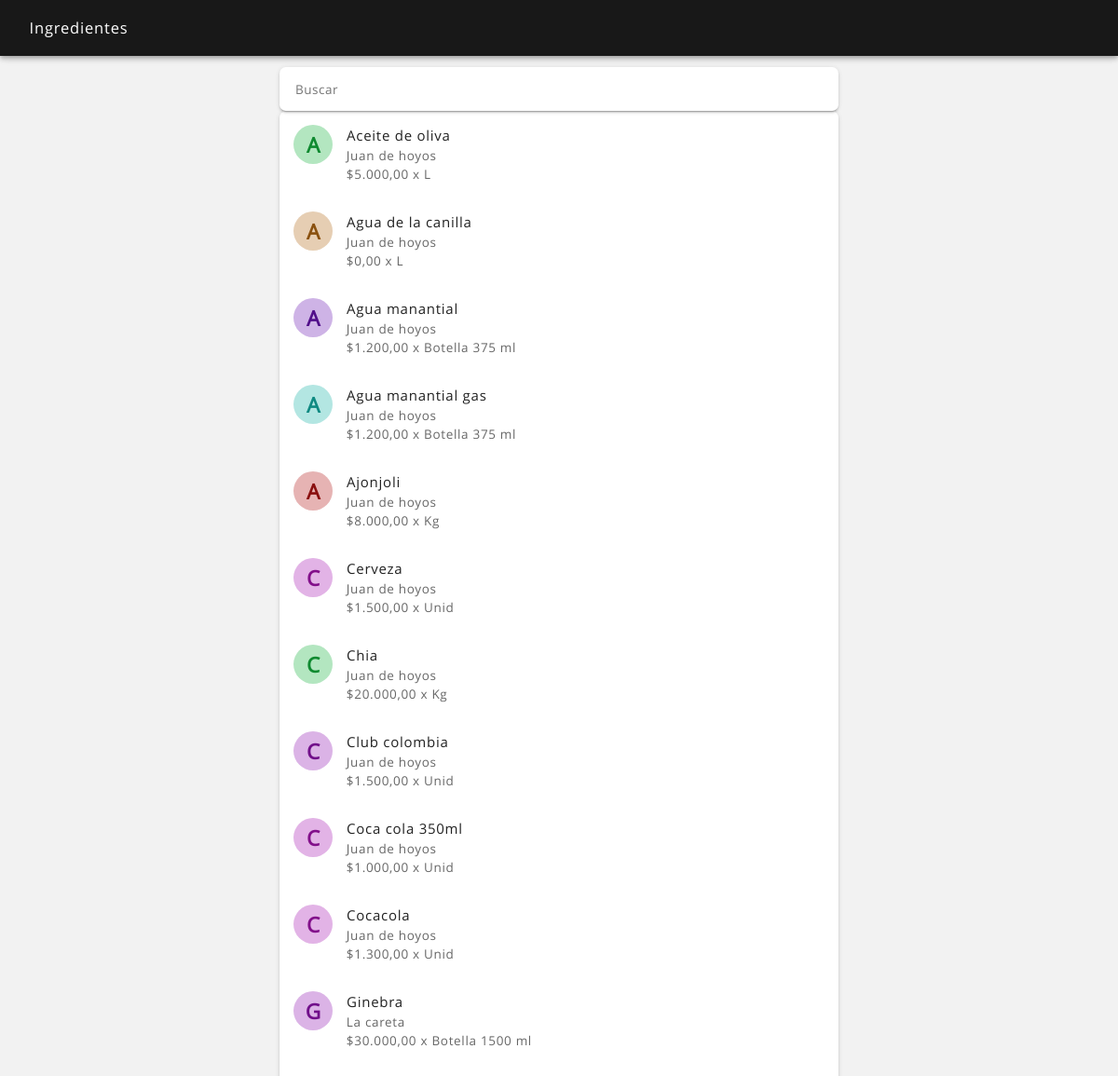
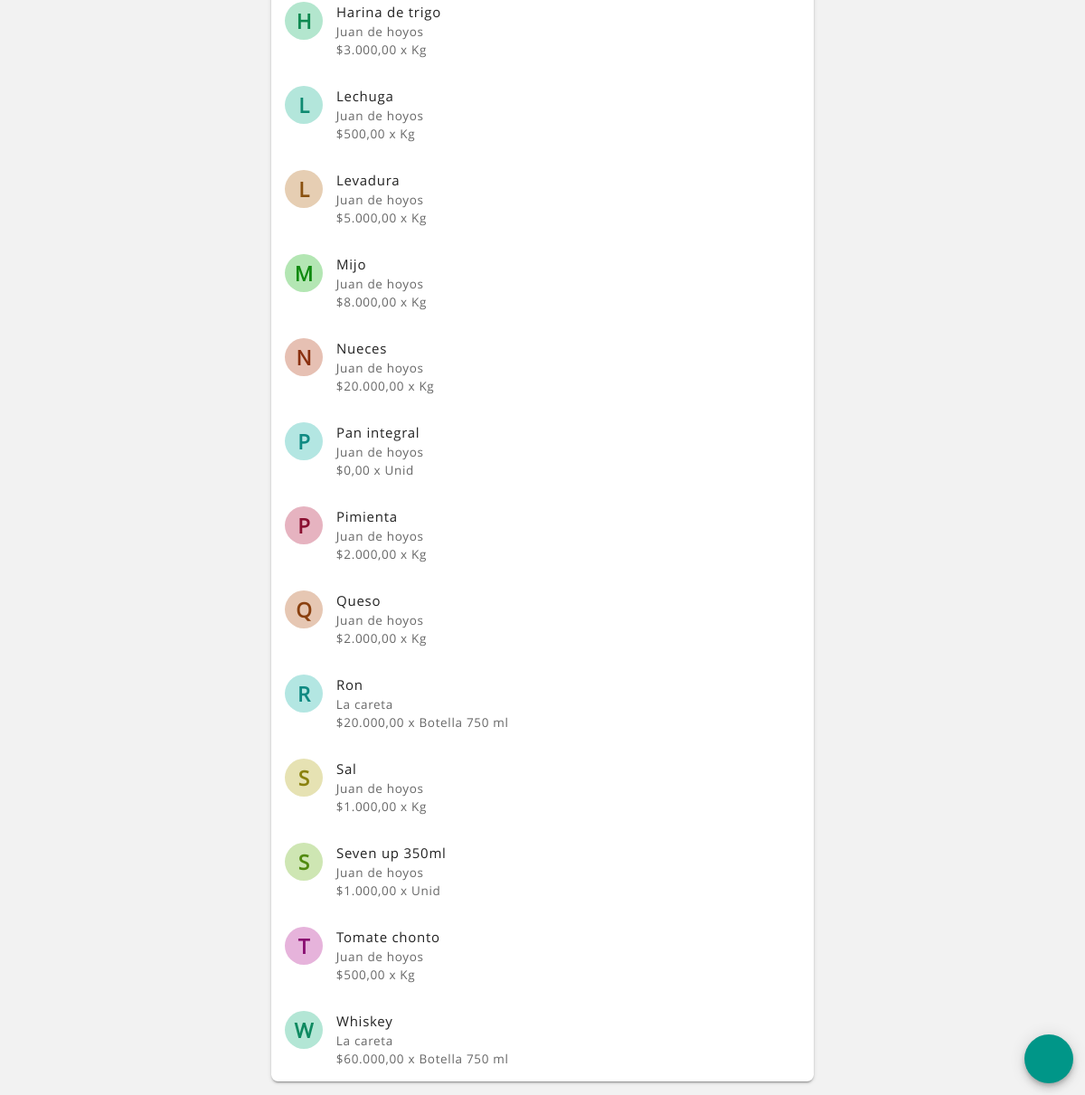
/ingredientes_ver.php (signed in), run on the app's committed database (2 pictures, top to bottom).
### tables this page shows
CREATE TABLE `ingrediente` (
  `ingrediente_id` int(11) NOT NULL,
  `fecha_alta` datetime NOT NULL,
  `fecha_mod` datetime NOT NULL,
  `fecha_baja` datetime NOT NULL,
  `usuario_alta` int(11) NOT NULL,
  `usuario_mod` int(11) NOT NULL,
  `usuario_baja` int(11) NOT NULL,
  `estado` text NOT NULL,
  `ingrediente` text NOT NULL,
  `tipo` text NOT NULL,
  `unidad_minima` text NOT NULL,
  `unidad_compra` text NOT NULL,
  `costo_unidad_minima` text NOT NULL,
  `costo_unidad_compra` text NOT NULL,
  `cantidad_unidad_compra` text NOT NULL,
  `proveedor_id` int(11) NOT NULL,
  `productor_id` text NOT NULL
);

CREATE TABLE `proveedor` (
  `proveedor_id` int(11) NOT NULL,
  `fecha_alta` datetime NOT NULL,
  `fecha_mod` datetime NOT NULL,
  `fecha_baja` datetime NOT NULL,
  `usuario_alta` int(11) NOT NULL,
  `usuario_mod` int(11) NOT NULL,
  `usuario_baja` int(11) NOT NULL,
  `estado` text NOT NULL,
  `proveedor` text NOT NULL,
  `documento_tipo` text NOT NULL,
  `documento_numero` text NOT NULL,
  `tipo` text NOT NULL,
  `correo` text NOT NULL,
  `contacto` text NOT NULL,
  `telefono` text NOT NULL,
  `direccion` text NOT NULL,
  `cuenta_bancaria` text NOT NULL,
  `imagen` text NOT NULL,
  `imagen_nombre` text NOT NULL
);

### sis/avatar_color.php (called while the page is built)
<?php
$pla = ord(strtolower($avatar_nombre[0]));
$ula = ord(substr($avatar_nombre, -1));
$lca = strlen($avatar_nombre);
$sca = $pla + $ula + $lca + $avatar_id;
$sca = $sca << 5;
$ab_hue = $sca;
$ab_sat = "50%";
$ab_lig = "80%";
$at_hue = $sca;
$at_sat = "80%";
$at_lig = "30%";
?>

### ingredientes_ver.php (the view, shortened to what this page needs)
<?php
include ("sis/nombre_sesion.php");
?>
<?php
if(isset($_POST['busqueda'])) $busqueda = $_POST['busqueda']; elseif(isset($_GET['busqueda'])) $busqueda = $_GET['busqueda']; else $busqueda = null;
if(isset($_POST['body_snack'])) $body_snack = $_POST['body_snack']; elseif(isset($_GET['body_snack'])) $body_snack = $_GET['body_snack']; else $body_snack = null;
?>
<!DOCTYPE html>
<html lang="es">
<head>
    <?php
    include ("partes/head.php");
    ?>
</head>
<body <?php echo $body_snack; ?>>
<header class="rdm-toolbar--contenedor">
    <div class="rdm-toolbar--fila">
        <div class="rdm-toolbar--izquierda">
            <h2 class="rdm-toolbar--titulo">Ingredientes</h2>
        </div>
    </div>
</header>
<main class="rdm--contenedor-toolbar">
    <?php
    $consulta = $conexion->query("SELECT * FROM ingrediente WHERE tipo = 'comprado' and estado = 'activo' ORDER BY ingrediente");
    if ($consulta->num_rows == 0)
    {
        ?>
        <div class="rdm-vacio--caja">
            <i class="zmdi zmdi-alert-circle-o zmdi-hc-4x"></i>
            <p class="rdm-tipografia--subtitulo1">No se han agregado ingredientes</p>
            <p class="rdm-tipografia--cuerpo1--margen-ajustada">Los ingredientes son todos los elementos de los que están hechos los productos o servicios que vendes, por ejemplo: una hamburguesa está hecha de pan, carne y lechuga, etc.</p>
        </div>
        <?php
    }
    else
    {   ?>
        <input type="search" name="busqueda" id="busqueda" value="<?php echo "$busqueda"; ?>" placeholder="Buscar" maxlength="30" autofocus autocomplete="off" onKeyUp="buscar();" onFocus="buscar();" />
        <section class="rdm-lista">
        <?php
        while ($fila = $consulta->fetch_assoc())
        {
            $ingrediente_id = $fila['ingrediente_id'];
            $ingrediente = $fila['ingrediente'];
            $unidad_compra = $fila['unidad_compra'];
            $costo_unidad_compra = $fila['costo_unidad_compra'];
            $proveedor_id = $fila['proveedor_id'];
            $avatar_id = $ingrediente_id;
            $avatar_nombre = "$ingrediente";
            include ("sis/avatar_color.php");
            $imagen = '<div class="rdm-lista--avatar-color" style="background-color: hsl('.$ab_hue.', '.$ab_sat.', '.$ab_lig.'); color: hsl('.$at_hue.', '.$at_sat.', '.$at_lig.');"><span class="rdm-lista--avatar-texto">'.strtoupper(substr($avatar_nombre, 0, 1)).'</span></div>';
            $consulta2 = $conexion->query("SELECT * FROM proveedor WHERE proveedor_id = '$proveedor_id'");
            if ($filas2 = $consulta2->fetch_assoc())
            {
                $proveedor = $filas2['proveedor'];
            }
            else
            {
                $proveedor = "";
            }
            ?>
            <a href="ingredientes_detalle.php?ingrediente_id=<?php echo "$ingrediente_id"; ?>">
                <article class="rdm-lista--item-doble">
                    <div class="rdm-lista--izquierda">
                        <div class="rdm-lista--contenedor">
                            <?php echo "$imagen"; ?>
                        </div>
                        <div class="rdm-lista--contenedor">
                            <h2 class="rdm-lista--titulo"><?php echo ucfirst($ingrediente); ?></h2>
                            <h2 class="rdm-lista--texto-secundario"><?php echo ucfirst($proveedor); ?></h2>
                            <h2 class="rdm-lista--texto-secundario">$<?php echo number_format($costo_unidad_compra, 2, ",", "."); ?> x <?php echo ucfirst($unidad_compra); ?></h2>
                        </div>
                    </div>
                </article>
            </a>
        <?php
        }
        ?>
        </section>
    <?php
    }
    ?>
</main>
<footer>
    <a href="ingredientes_agregar.php"><button class="rdm-boton--fab" ><i class="zmdi zmdi-plus zmdi-hc-2x"></i></button></a>
</footer>
</body>
</html>

### css/estilos.css (style rules this page uses)
body { background-color: rgba(0, 0, 0, 0.05); color: #222; font-family: Product Sans; font-size: 15px; font-weight: 300; margin: 0; }
a { color: inherit; text-decoration: none; outline: none; }
.rdm--contenedor-toolbar, .rdm--contenedor-toolbar-tabs { box-sizing: border-box; margin: 0 auto; max-width: 600px; width: 95%; margin-top: 4.5rem; }
.rdm--contenedor-toolbar, .rdm--contenedor-zona { box-sizing: border-box; margin: 0 auto; max-width: 600px; width: 95%; margin-top: 4.5rem; }

### css/toolbar.css (style rules this page uses)
.rdm-toolbar--contenedor { box-shadow: 0 2px 4px -1px rgba(0,0,0,.2), 0 4px 5px 0 rgba(0,0,0,.14), 0 1px 10px 0 rgba(0,0,0,.12); box-sizing: border-box; color: #fff; left: 0; position: fixed; top: 0; width: 100%; z-index: 1; }
.rdm-toolbar--fila, .rdm-toolbar--fila-tab { background-color: rgba(0,0,0,0.9); align-items: center; display: flex; justify-content: space-between; padding: 1em; height: 2em; }
.rdm-toolbar--izquierda, .rdm-toolbar--centro, .rdm-toolbar--derecha { display: flex; align-items: center; }
.rdm-toolbar--titulo, .rdm-toolbar--titulo-centro, .rdm-toolbar--texto-secundario { font-size: 1.1em; font-weight: 500; letter-spacing: 0.05em; line-height: 1.5em; margin: 0 0 0 1em; max-width: 240px; white-space: nowrap; overflow: hidden; text-overflow: ellipsis; }

### css/botones.css (style rules this page uses)
button { border-radius: 0.5em; border: none; box-shadow: 0 3px 1px -2px rgba(0,0,0,.2), 0 2px 2px 0 rgba(0,0,0,.14), 0 1px 5px 0 rgba(0,0,0,.12); box-sizing: border-box; color: #fff; display: inline-block; font-family: Product Sans; font-size: 0.9em; font-weight: 600; letter-spacing: 0.05em; outline: none; padding: 1em 1em 0.9em 1em; text-align: center; text-decoration: none; text-transform: uppercase; transition: all 0.3s ease; vertical-align: middle; cursor: pointer; }
.rdm-boton--fab { background-color: #009688; border-radius: 50%; bottom: 1em; box-shadow: 0 3px 5px -1px rgba(0,0,0,.2), 0 6px 10px 0 rgba(0,0,0,.14), 0 1px 18px 0 rgba(0,0,0,.12); height: 4em; position: fixed; right: 1em; width: 4em; z-index: 200; }

### css/listas.css (style rules this page uses)
.rdm-lista, .rdm-lista-sencillo, .rdm-lista-amplio, .rdm-lista-amplia, .rdm-lista--porcentaje { background-color: #fff; box-shadow: 0px 3px 1px -2px rgba(0, 0, 0, 0.2), 0px 2px 2px 0px rgba(0, 0, 0, 0.14), 0px 1px 5px 0px rgba(0, 0, 0, 0.12); box-sizing: border-box; margin: 0 auto; margin-bottom: 1em; width: 100%; border-radius: 0.5em; }
.rdm-lista--item-doble { align-items: flex-start; display: flex; justify-content: space-between; padding: 1em; }
.rdm-lista--izquierda, .rdm-lista--izquierda-sencillo, .rdm-lista--derecha { display: flex; }
.rdm-lista--contenedor { display: inline-block; }
.rdm-lista--avatar-color { align-items: center; border-radius: 50%; box-sizing: border-box; color: rgba(255,255,255,1); display: inline-flex; font-size: 1em; justify-content: center; line-height: normal; text-align: center; font-weight: bold; height: 2.8em; width: 2.8em; padding: 0em; }
.rdm-lista--avatar-texto { font-size: 1.5em; }
.rdm-lista--titulo, .rdm-lista--texto-secundario, .rdm-lista--texto-valor, .rdm-lista--titulo-amplio, .rdm-lista--mensaje, .rdm-lista--texto-secundario-porcentaje, .rdm-lista--texto-valor-porcentaje, .rdm-lista--texto-porcentaje, .rdm-lista--titulo-porcentaje, .rdm-lista--texto-unidad { font-size: 1em; font-weight: 400; letter-spacing: 0.05em; line-height: 1.5em; margin: 0 0 0 1em; }
.rdm-lista--texto-secundario { color: rgba(0, 0, 0, 0.6); line-height: 1.5em; font-size: 0.9em; margin: 0 0 0 1.1em; }

### css/formularios.css (style rules this page uses)
input, button, textarea { appearance: none; outline: none; -webkit-appearance: none; }
input, select, textarea { font-family: Product Sans; appearance: none; background: none; border: none; border-top: 0.2em solid rgba(0, 0, 0, 0); border-bottom: 0.1em solid rgba(0, 0, 0, 0.12); box-sizing: border-box; color: #222; color: rgba(0, 0, 0, 0.9); font-size: 0.9em; font-weight: 400; letter-spacing: 0.04em; line-height: 1.5; margin: 0; padding: 0.3em 0em 0.4em 0em; width: 100%; outline:0px; transition: all 0.2s ease; }
input[type=search] { appearance: none; box-sizing: border-box; background-color: #fff; border: none; box-shadow: 0px 3px 1px -2px rgba(0, 0, 0, 0.2), 0px 2px 2px 0px rgba(0, 0, 0, 0.14), 0px 1px 5px 0px rgba(0, 0, 0, 0.12); width: 100%; -webkit-appearance: none; padding: 1em 1.25em; outline:0px; border-radius: 0.5em; }
input[type="search"] { -webkit-appearance: none; }

### data on the page
ingrediente: ingrediente "A", ingrediente "Aceite de oliva", proveedor.proveedor "Juan de hoyos", costo_unidad_compra "5.000,00", unidad_compra "L"
ingrediente: ingrediente "A", ingrediente "Agua de la canilla", proveedor.proveedor "Juan de hoyos", costo_unidad_compra "0,00", unidad_compra "L"
ingrediente: ingrediente "A", ingrediente "Agua manantial", proveedor.proveedor "Juan de hoyos", costo_unidad_compra "1.200,00", unidad_compra "Botella 375 ml"
ingrediente: ingrediente "A", ingrediente "Agua manantial gas", proveedor.proveedor "Juan de hoyos", costo_unidad_compra "1.200,00", unidad_compra "Botella 375 ml"
ingrediente: ingrediente "A", ingrediente "Ajonjoli", proveedor.proveedor "Juan de hoyos", costo_unidad_compra "8.000,00", unidad_compra "Kg"
ingrediente: ingrediente "C", ingrediente "Cerveza", proveedor.proveedor "Juan de hoyos", costo_unidad_compra "1.500,00", unidad_compra "Unid"
ingrediente: ingrediente "C", ingrediente "Chia", proveedor.proveedor "Juan de hoyos", costo_unidad_compra "20.000,00", unidad_compra "Kg"
ingrediente: ingrediente "C", ingrediente "Club colombia", proveedor.proveedor "Juan de hoyos", costo_unidad_compra "1.500,00", unidad_compra "Unid"
ingrediente: ingrediente "C", ingrediente "Coca cola 350ml", proveedor.proveedor "Juan de hoyos", costo_unidad_compra "1.000,00", unidad_compra "Unid"
ingrediente: ingrediente "C", ingrediente "Cocacola", proveedor.proveedor "Juan de hoyos", costo_unidad_compra "1.300,00", unidad_compra "Unid"
ingrediente: ingrediente "G", ingrediente "Ginebra", proveedor.proveedor "La careta", costo_unidad_compra "30.000,00", unidad_compra "Botella 1500 ml"
ingrediente: ingrediente "H", ingrediente "Harina de trigo", proveedor.proveedor "Juan de hoyos", costo_unidad_compra "3.000,00", unidad_compra "Kg"
ingrediente: ingrediente "L", ingrediente "Lechuga", proveedor.proveedor "Juan de hoyos", costo_unidad_compra "500,00", unidad_compra "Kg"
ingrediente: ingrediente "L", ingrediente "Levadura", proveedor.proveedor "Juan de hoyos", costo_unidad_compra "5.000,00", unidad_compra "Kg"
ingrediente: ingrediente "M", ingrediente "Mijo", proveedor.proveedor "Juan de hoyos", costo_unidad_compra "8.000,00", unidad_compra "Kg"
ingrediente: ingrediente "N", ingrediente "Nueces", proveedor.proveedor "Juan de hoyos", costo_unidad_compra "20.000,00", unidad_compra "Kg"
ingrediente: ingrediente "P", ingrediente "Pan integral", proveedor.proveedor "Juan de hoyos", costo_unidad_compra "0,00", unidad_compra "Unid"
ingrediente: ingrediente "P", ingrediente "Pimienta", proveedor.proveedor "Juan de hoyos", costo_unidad_compra "2.000,00", unidad_compra "Kg"
ingrediente: ingrediente "Q", ingrediente "Queso", proveedor.proveedor "Juan de hoyos", costo_unidad_compra "2.000,00", unidad_compra "Kg"
ingrediente: ingrediente "R", ingrediente "Ron", proveedor.proveedor "La careta", costo_unidad_compra "20.000,00", unidad_compra "Botella 750 ml"
ingrediente: ingrediente "S", ingrediente "Sal", proveedor.proveedor "Juan de hoyos", costo_unidad_compra "1.000,00", unidad_compra "Kg"
ingrediente: ingrediente "S", ingrediente "Seven up 350ml", proveedor.proveedor "Juan de hoyos", costo_unidad_compra "1.000,00", unidad_compra "Unid"
ingrediente: ingrediente "T", ingrediente "Tomate chonto", proveedor.proveedor "Juan de hoyos", costo_unidad_compra "500,00", unidad_compra "Kg"
ingrediente: ingrediente "W", ingrediente "Whiskey", proveedor.proveedor "La careta", costo_unidad_compra "60.000,00", unidad_compra "Botella 750 ml"
